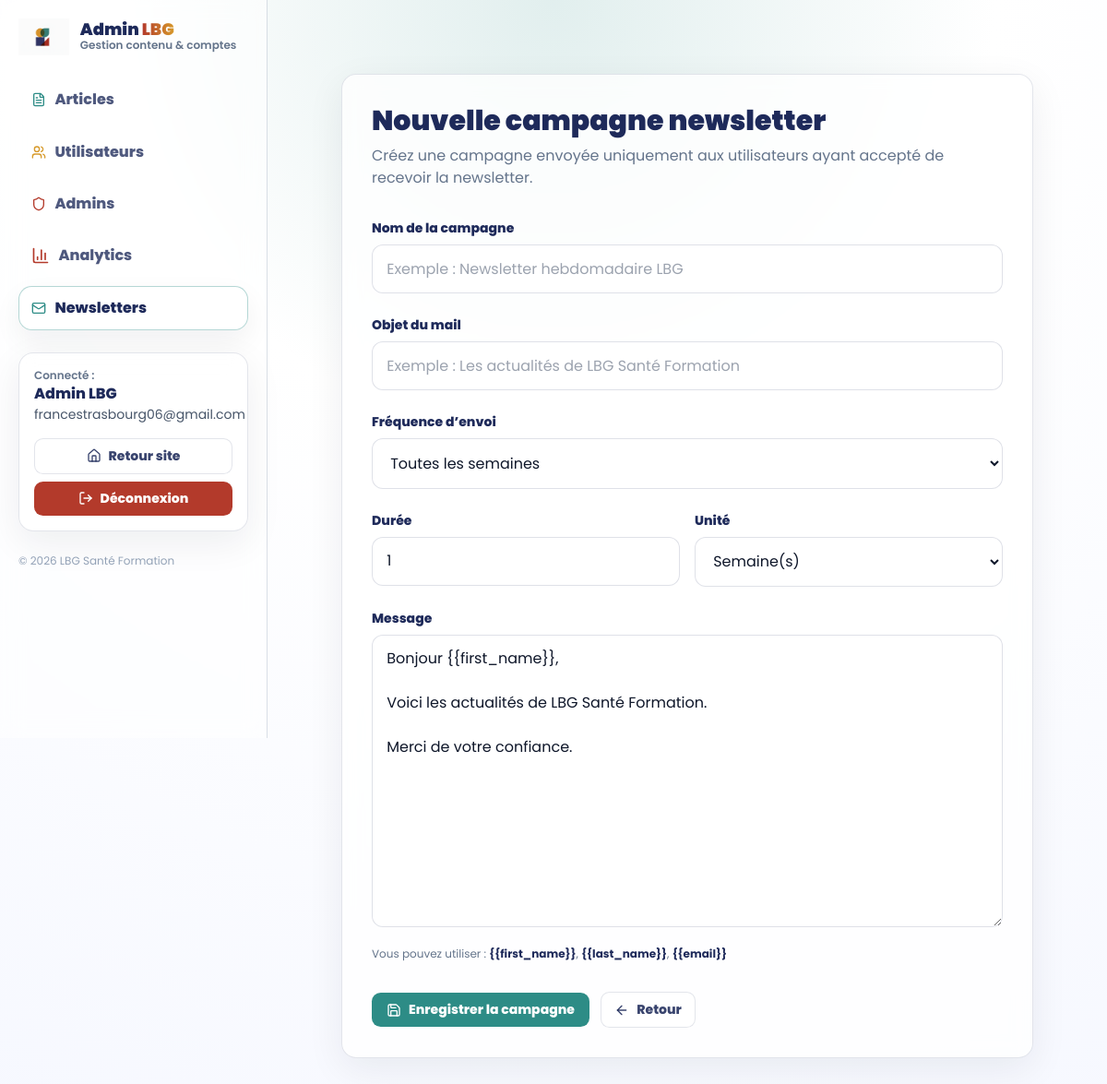
The page /admin/newsletters/new (signed in) on the database its author committed.
### app.py (models this page shows)
class User(db.Model, UserMixin):
    id = db.Column(db.Integer, primary_key=True, autoincrement=True)
    last_name = db.Column(db.String(100), nullable=False)
    first_name = db.Column(db.String(100), nullable=False)
    email = db.Column(db.String(200), nullable=False)
    password = db.Column(db.String(256), nullable=False)
    newsletter = db.Column(db.Boolean, default=False)
    confirmed = db.Column(db.Boolean, default=False)
    confirmed_at = db.Column(db.DateTime, nullable=True)
    created_at = db.Column(db.DateTime, default=datetime.utcnow)
    is_admin = db.Column(db.Boolean, default=False)
    must_change_password = db.Column(db.Boolean, default=False)

### app.py (the view, shortened to what this page needs)
@app.route("/admin/newsletters/new", methods=["GET", "POST"])
@admin_required
def admin_newsletter_new():
    return render_template("admin/newsletter_new.html", active="newsletters")

### app.py (called while the page is built)
@login_manager.user_loader
def load_user(user_id):
    return User.query.get(int(user_id))

def admin_required(fn):
    @wraps(fn)
    def wrapper(*args, **kwargs):
        if not current_user.is_authenticated:
            return login_manager.unauthorized()
        if not getattr(current_user, "is_admin", False):
            abort(403)
        return fn(*args, **kwargs)
    return wrapper

### templates/admin/newsletter_new.html (shortened to what this page needs)
{% extends "admin/base.html" %} {% block content %}
<section class="p-6 md:p-10">
  <div class="max-w-4xl mx-auto card p-8">
    <div class="mb-8">
      <h1 class="text-3xl font-black text-[color:var(--navy)]">
        Nouvelle campagne newsletter
      </h1>
      <p class="text-slate-500 mt-2">
        Créez une campagne envoyée uniquement aux utilisateurs ayant accepté de
        recevoir la newsletter.
      </p>
    </div>
    <form method="POST" class="space-y-6">
      <div>
        <label
          class="block text-sm font-extrabold text-[color:var(--navy)] mb-2"
        >
          Nom de la campagne
        </label>
        <input
          type="text"
          name="name"
          required
          placeholder="Exemple : Newsletter hebdomadaire LBG"
          class="field"
        />
      </div>
      <div>
        <label
          class="block text-sm font-extrabold text-[color:var(--navy)] mb-2"
        >
          Objet du mail
        </label>
        <input
          type="text"
          name="subject"
          required
          placeholder="Exemple : Les actualités de LBG Santé Formation"
          class="field"
        />
      </div>
      <div>
        <label
          class="block text-sm font-extrabold text-[color:var(--navy)] mb-2"
        >
          Fréquence d’envoi
        </label>
        <select name="frequency" class="field" required>
          <option value="weekly" selected>Toutes les semaines</option>
        </select>
      </div>
      <div class="grid md:grid-cols-2 gap-4">
        <div>
          <label
            class="block text-sm font-extrabold text-[color:var(--navy)] mb-2"
          >
            Durée
          </label>
          <input
            type="number"
            name="duration_value"
            min="1"
            value="1"
            class="field"
            required
          />
        </div>
        <div>
          <label
            class="block text-sm font-extrabold text-[color:var(--navy)] mb-2"
          >
            Unité
          </label>
          <select name="duration_unit" class="field" required>
            <option value="weeks" selected>Semaine(s)</option>
          </select>
        </div>
      </div>
      <div>
        <label
          class="block text-sm font-extrabold text-[color:var(--navy)] mb-2"
        >
          Message
        </label>
        <textarea
          name="content_text"
          rows="12"
          required
          class="field"
          placeholder="Écrivez ici votre message..."
        >
Bonjour {{ "{{first_name}}" }},
Voici les actualités de LBG Santé Formation.
Merci de votre confiance.</textarea
        >
        <p class="text-xs text-slate-500 mt-3 leading-relaxed">
          Vous pouvez utiliser :
          <span class="font-bold text-[color:var(--navy)]"
            >{{ "{{first_name}}" }}</span
          >,
          <span class="font-bold text-[color:var(--navy)]"
            >{{ "{{last_name}}" }}</span
          >,
          <span class="font-bold text-[color:var(--navy)]"
            >{{ "{{email}}" }}</span
          >
        </p>
      </div>
      <div class="flex flex-wrap items-center gap-3 pt-2">
        <button type="submit" class="btn-cta alt">
          <i data-lucide="save" class="w-4 h-4"></i>
          Enregistrer la campagne
        </button>
        <a href="{{ url_for('admin_newsletters') }}" class="btn-ghost">
          <i data-lucide="arrow-left" class="w-4 h-4"></i>
          Retour
        </a>
      </div>
    </form>
  </div>
</section>
{% endblock %}

### templates/admin/base.html (shortened to what this page needs)
<!DOCTYPE html>
<html lang="fr">
  <head>
    <script src="https://cdn.tailwindcss.com"></script>
  </head>
  <body>
    <div class="flex min-h-screen">
      <aside class="side">
        <div class="flex items-center gap-3">
          <img
            src="{{ url_for('static', filename='img/logo.png') }}"
            class="h-10 w-auto"
            alt="LBG"
          />
          <div>
            <div
              class="font-orbitron font-black text-[color:var(--navy)] text-lg leading-none"
            >
              Admin <span class="nav-link-glow">LBG</span>
            </div>
            <div class="text-xs text-slate-500 font-semibold">
              Gestion contenu & comptes
            </div>
          </div>
        </div>
        <div class="mt-6 grid gap-2">
          <a
            class="nav-item {% if active=='articles' %}active{% endif %}"
            href="{{ url_for('admin_articles') }}"
          >
            <i
              data-lucide="file-text"
              class="w-4 h-4"
              style="color: var(--teal)"
            ></i>
            Articles
          </a>
          <a
            class="nav-item {% if active=='users' %}active{% endif %}"
            href="{{ url_for('admin_users') }}"
          >
            <i
              data-lucide="users"
              class="w-4 h-4"
              style="color: var(--mustard)"
            ></i>
            Utilisateurs
          </a>
          <a
            class="nav-item {% if active=='admins' %}active{% endif %}"
            href="{{ url_for('admin_admins') }}"
          >
            <i
              data-lucide="shield"
              class="w-4 h-4"
              style="color: var(--brick)"
            ></i>
            Admins
          </a>
          <a
            href="{{ url_for('admin_analytics') }}"
            class="nav-item {% if active=='analytics' %}active{% endif %}"
          >
            <i
              data-lucide="bar-chart-3"
              class="w-5 h-5"
              class="w-4 h-4"
              style="color: var(--brick)"
            ></i>
            <span>Analytics</span>
          </a>
          <a
            class="nav-item {% if active=='newsletters' %}active{% endif %}"
            href="{{ url_for('admin_newsletters') }}"
          >
            <i
              data-lucide="mail"
              class="w-4 h-4"
              style="color: var(--teal)"
            ></i>
            Newsletters
          </a>
        </div>
        <div class="mt-6 card p-4">
          <div class="text-xs text-slate-500 font-semibold">Connecté :</div>
          <div class="font-extrabold text-[color:var(--navy)]">
            {{ current_user.first_name }} {{ current_user.last_name }}
          </div>
          <div class="text-sm text-slate-600">{{ current_user.email }}</div>
          <div class="mt-4 grid gap-2">
            <a class="btn-ghost w-full" href="{{ url_for('home') }}">
              <i data-lucide="home" class="w-4 h-4"></i> Retour site
            </a>
            <a class="btn-cta w-full" href="{{ url_for('logout') }}">
              <i data-lucide="log-out" class="w-4 h-4"></i> Déconnexion
            </a>
          </div>
        </div>
        <div class="mt-6 text-xs text-slate-400">
          © 2026 LBG Santé Formation
        </div>
      </aside>
      <main class="flex-1 p-6 md:p-10">
         {% block content %}{% endblock %}
      </main>
    </div>
  </body>
</html>

### templates/admin/base.html (style rules this page uses)
:root { --navy: #1e2a5a; --teal: #2d8c86; --brick: #b33a2b; --mustard: #d79a2b; --ink: #0f172a; --soft: #f6f8ff; }
body { font-family: "Poppins", sans-serif; background: radial-gradient( circle at top, rgba(45, 140, 134, 0.14) 0%, rgba(255, 255, 255, 1) 35%, rgba(246, 248, 255, 1) 100% ); color: var(--ink); min-height: 100vh; }
.nav-link-glow { font-weight: 900; background: linear-gradient( 90deg, var(--brick), var(--mustard), var(--teal), var(--brick) ); background-size: 300%; -webkit-background-clip: text; -webkit-text-fill-color: transparent; animation: glow-shift 3s linear infinite; }
.card { background: rgba(255, 255, 255, 0.78); border: 1px solid rgba(30, 42, 90, 0.12); border-radius: 1rem; backdrop-filter: blur(10px); box-shadow: 0 12px 40px rgba(15, 23, 42, 0.07); }
.btn-cta { display: inline-flex; align-items: center; justify-content: center; gap: 0.5rem; font-weight: 800; font-size: 0.875rem; padding: 0.5rem 1rem; border-radius: 0.6rem; background: var(--brick); color: #fff; border: none; transition: transform 0.2s ease, filter 0.2s ease; }
.btn-cta.alt { background: var(--teal); }
.btn-ghost { display: inline-flex; align-items: center; justify-content: center; gap: 0.5rem; font-weight: 800; font-size: 0.875rem; padding: 0.5rem 0.9rem; border-radius: 0.6rem; background: rgba(255, 255, 255, 0.72); color: rgba(30, 42, 90, 0.88); border: 1px solid rgba(30, 42, 90, 0.12); transition: transform 0.2s ease, border-color 0.2s ease; }
.side { width: 290px; position: sticky; top: 0; height: 100vh; padding: 1.25rem; border-right: 1px solid rgba(148, 163, 184, 0.35); background: rgba(255, 255, 255, 0.55); backdrop-filter: blur(12px); }
.nav-item { display: flex; align-items: center; gap: 0.6rem; padding: 0.7rem 0.8rem; border-radius: 0.9rem; font-weight: 800; color: rgba(30, 42, 90, 0.78); border: 1px solid transparent; transition: transform 0.15s ease, border-color 0.15s ease, background 0.15s ease; }
.nav-item.active { color: rgba(30, 42, 90, 1); border-color: rgba(45, 140, 134, 0.35); background: rgba(255, 255, 255, 0.75); box-shadow: 0 12px 30px rgba(15, 23, 42, 0.06); }
.field { width: 100%; background: rgba(255, 255, 255, 0.92); border: 1px solid rgba(30, 42, 90, 0.14); border-radius: 0.75rem; padding: 0.85rem 0.95rem; outline: none; transition: border-color 0.2s ease, box-shadow 0.2s ease; }

### rows shown on the page
User: first_name "Admin", last_name "LBG", email "francestrasbourg06@gmail.com"

### other values the page prints
{{ "{{first_name}}" }} "{{first_name}}"
{{ "{{last_name}}" }} "{{last_name}}"
{{ "{{email}}" }} "{{email}}"
